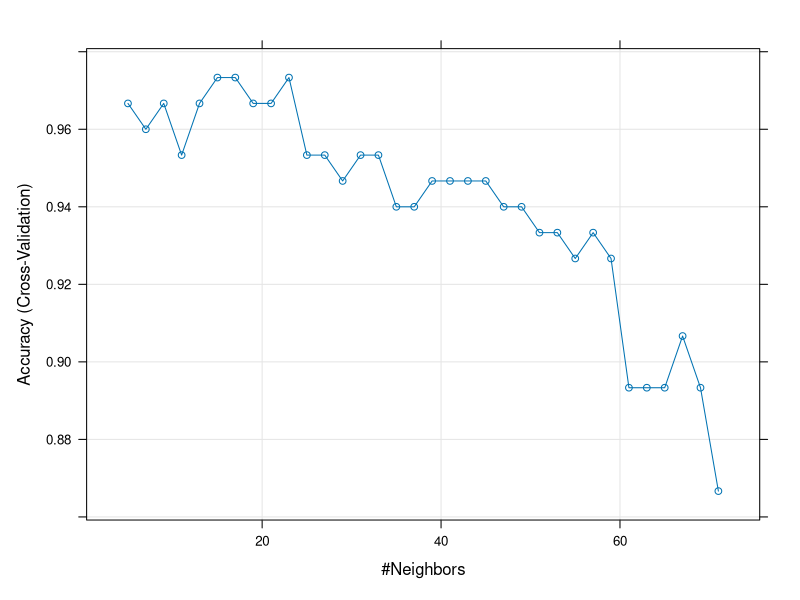
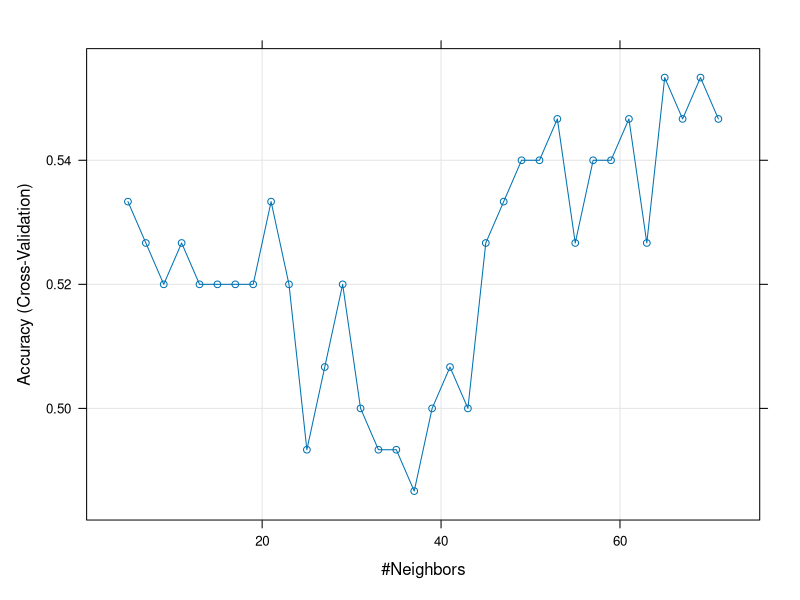

The R script that drew these images, in order:
library(caret)

dat=iris
head(dat)

train_control <- trainControl(method="cv", number=10)
set.seed(1234)
knn_fit <- train(Species ~., data=dat, method="knn", trControl=train_control, tuneLength=34)
print(knn_fit)
plot(knn_fit)

print(paste0("Accuracy: ",knn_fit$results[row.names(knn_fit$bestTune),]$Accuracy, " (k=", knn_fit$bestTune[[1]], ")"))


dat1=data.frame(Sepal.Width=dat$Sepal.Width, Species=dat$Species)
head(dat1)
set.seed(1234)
knn_fit1 <- train(Species ~., data=dat1, method="knn", trControl=train_control, tuneLength=34)
print(knn_fit1)
plot(knn_fit1)

print(paste0("Accuracy: ",knn_fit1$results[row.names(knn_fit1$bestTune),]$Accuracy, " (k=", knn_fit1$bestTune[[1]], ")"))

smp_size <- floor(0.67 * nrow(dat))
set.seed(1234)
train_ind <- sample(seq_len(nrow(dat)), size=smp_size)

dat_train <- dat[train_ind,]
head(dat_train)
dat_test <- dat[-train_ind,]

knn_plain <- train(Species ~., data=dat, method="knn")
print(paste0("Accuracy: ",knn_plain$results[row.names(knn_plain$bestTune),]$Accuracy, " (k=", knn_plain$bestTune[[1]], ")"))

